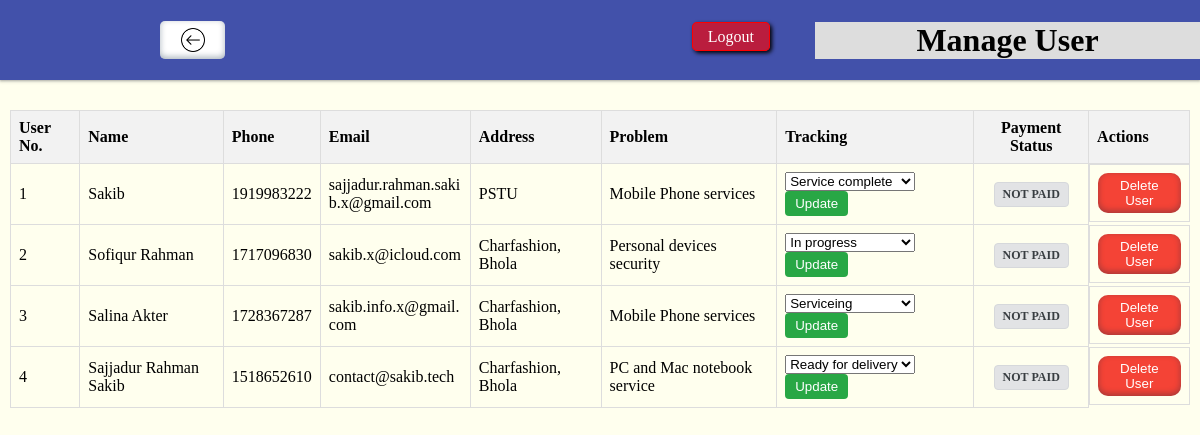
The page /admin/manageuser.php (signed in) on the database as committed earlier.
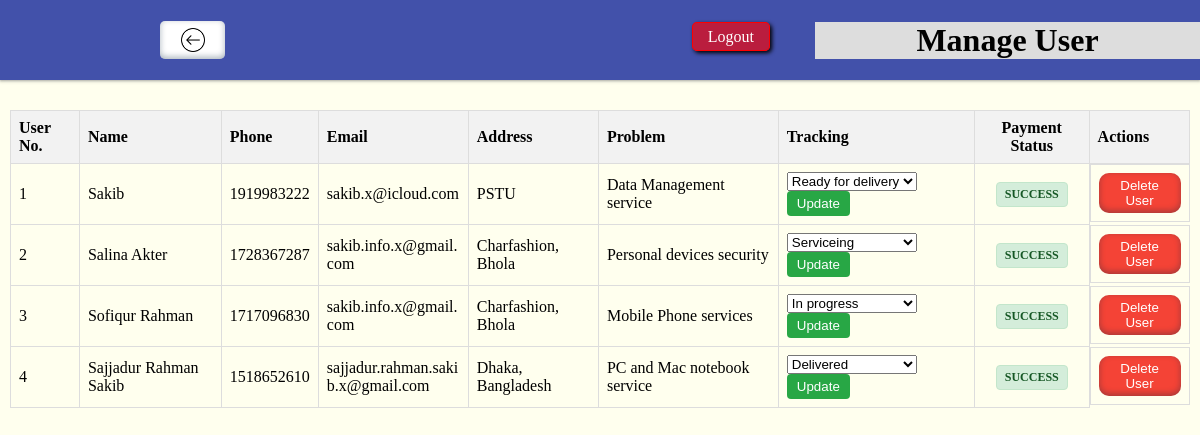
The same page on the database as committed later.
### tables this page shows
CREATE TABLE `reservation` (
  `id` int(100) NOT NULL,
  `name` varchar(32) NOT NULL,
  `address` varchar(50) NOT NULL,
  `phone` int(14) NOT NULL,
  `email` varchar(38) NOT NULL,
  `problem` varchar(100) NOT NULL,
  `description` varchar(500) NOT NULL,
  `submission_time` timestamp NOT NULL DEFAULT current_timestamp(),
  `tracking` varchar(20) DEFAULT NULL,
  `payment_status` enum('PENDING','PAID','FAILED','CANCELLED') DEFAULT 'PENDING'
);

CREATE TABLE `payments` (
  `id` int(11) NOT NULL,
  `reservation_id` int(11) NOT NULL,
  `transaction_id` varchar(100) NOT NULL,
  `session_key` varchar(255) DEFAULT NULL,
  `amount` decimal(10,2) NOT NULL,
  `currency` varchar(3) DEFAULT 'BDT',
  `service_type` varchar(100) NOT NULL,
  `status` enum('PENDING','SUCCESS','FAILED','CANCELLED','INVALID') DEFAULT 'PENDING',
  `ssl_response` text DEFAULT NULL,
  `ipn_received` tinyint(1) DEFAULT 0,
  `created_at` timestamp NULL DEFAULT current_timestamp(),
  `updated_at` timestamp NULL DEFAULT NULL
);

### admin/manageuser.php (the view, shortened to what this page needs)
<!DOCTYPE html>
<html lang="en">
<head>
    <link rel="stylesheet" href="approval.css">
</head>
<body>
    <div class="contaner">
        <div class="navbar item">
            <div class="blank">
                <a href="./admin.php" class="btnhome"></a>
            </div>
            <h1>Manage User</h1>
            <div class="logout">
                <a href="">Logout</a>
            </div>
        </div>
        <div class="content item">
            <table>
                <thead>
                    <tr>
                        <th>User No.</th>
                        <th>Name</th>
                        <th>Phone</th>
                        <th>Email</th>
                        <th>Address</th>
                        <th>Problem</th>
                        <th>Tracking</th>
                        <th>Payment Status</th>
                        <th>Actions</th>
                    </tr>
                </thead>
                <tbody>
                    <?php
                    include 'config.php';
                    $sql = "SELECT r.*, p.transaction_id, p.amount, p.currency, p.status as payment_status, p.created_at as payment_date
                            FROM reservation r
                            LEFT JOIN payments p ON r.id = p.reservation_id
                            ORDER BY r.id DESC";
                    $result = mysqli_query($conn,$sql);
                    $no=1;
                    while($row=mysqli_fetch_assoc($result))
                    {
                        $payment_status = $row['payment_status'] ? $row['payment_status'] : 'Not Paid';
                        $status_class = '';
                        switch (strtolower($payment_status)) {
                            case 'paid':
                            case 'completed':
                            case 'success':
                                $status_class = 'status-paid';
                                break;
                            default:
                                $status_class = 'status-unpaid';
                        }
                        echo '<tr>
                        <td>'.$no.'</td>
                        <td>'.$row['name'].'</td>
                        <td>'.$row['phone'].'</td>
                        <td>'.$row['email'].'</td>
                        <td>'.$row['address'].'</td>
                        <td>'.$row['problem'].'</td>
                        <td>
                            <form method="post" action="" style="display:inline;">
                                <input type="hidden" name="trackingId" value="'.$row['id'].'">
                                <select name="trackingValue" style="width:130px;">
                                    <option value="Order placed"'.($row['tracking']==='Order placed'?' selected':'').'>Order placed</option>
                                    <option value="In progress"'.($row['tracking']==='In progress'?' selected':'').'>In progress</option>
                                    <option value="Serviceing"'.($row['tracking']==='Serviceing'?' selected':'').'>Serviceing</option>
                                    <option value="Service complete"'.($row['tracking']==='Service complete'?' selected':'').'>Service complete</option>
                                    <option value="Ready for delivery"'.($row['tracking']==='Ready for delivery'?' selected':'').'>Ready for delivery</option>
                                    <option value="Delivered"'.($row['tracking']==='Delivered'?' selected':'').'>Delivered</option>
                                </select>
                                <button type="submit" name="updatetrackingbtn" style="background-color: #28a745; color: white; border: none; padding: 5px 10px; border-radius: 4px; cursor: pointer;">Update</button>
                            </form>
                        </td>
                        <td><span class="payment-status '.$status_class.'">'.htmlspecialchars($payment_status).'</span></td>
                        <td class="actions">
                                <form method="post" action="">
                                    <input type="hidden" name="selectedId" value="'.$row['id'].'">
                                    <button class="delete btn" name="deletebtn"  onclick="return confirmDelete(\''.$row['name'].'\')">Delete User</button>
                                </form>
                            </td>
                    </tr>';
                    $no++;
                    }
                ?>
                </tbody>
            </table>
        </div>
    </div>
</body>
</html>

Rows that differ between the two databases and show on the page:
removed reservation: name "Sakib", phone "1919983222", email "sajjadur.rahman.sakib.x@gmail.com", address "PSTU", problem "Mobile Phone services", trackingValue "Service complete", payment_status "NOT PAID"
removed reservation: name "Sofiqur Rahman", phone "1717096830", email "sakib.x@icloud.com", address "Charfashion, Bhola", problem "Personal devices security", trackingValue "In progress", payment_status "NOT PAID"
removed reservation: name "Salina Akter", phone "1728367287", email "sakib.info.x@gmail.com", address "Charfashion, Bhola", problem "Mobile Phone services", trackingValue "Serviceing", payment_status "NOT PAID"
removed reservation: name "Sajjadur Rahman Sakib", phone "1518652610", email "contact@sakib.tech", address "Charfashion, Bhola", problem "PC and Mac notebook service", trackingValue "Ready for delivery", payment_status "NOT PAID"
added payments: reservation.name "Sakib", reservation.phone "1919983222", reservation.email "sakib.x@icloud.com", reservation.address "PSTU", reservation.problem "Data Management service", trackingValue "Ready for delivery", status "SUCCESS"
added payments: reservation.name "Salina Akter", reservation.phone "1728367287", reservation.email "sakib.info.x@gmail.com", reservation.address "Charfashion, Bhola", reservation.problem "Personal devices security", trackingValue "Serviceing", status "SUCCESS"
added payments: reservation.name "Sofiqur Rahman", reservation.phone "1717096830", reservation.email "sakib.info.x@gmail.com", reservation.address "Charfashion, Bhola", reservation.problem "Mobile Phone services", trackingValue "In progress", status "SUCCESS"
added payments: reservation.name "Sajjadur Rahman Sakib", reservation.phone "1518652610", reservation.email "sajjadur.rahman.sakib.x@gmail.com", reservation.address "Dhaka, Bangladesh", reservation.problem "PC and Mac notebook service", trackingValue "Delivered", status "SUCCESS"
